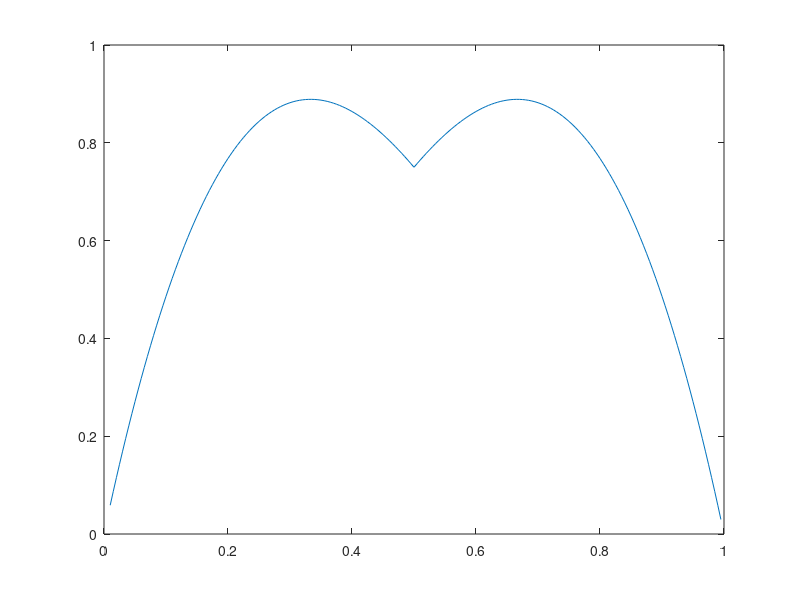

Write the MATLAB code that produced this figure. (Note: this script raises an error after producing the figure.)
%% SINGLE POLE CASE , 1D, INFLUENCE OF THE DAMPING

clc
clear all
clf 

L = 200 ;
K = 1:L-1 ;
M = L-K+1 ;
 
omega = .02 ;
alpha = [0 0.01 0.02 0.03 0.04 0.05 0.06 0.07 0.08 0.09 0.1 0.11 0.12 0.14 0.16] ; linspace(0,.2,11) ;logspace(-3,-1,5) ;
txt = text() ; txt(1) = [] ;
pl = plot(0,0) ; pl(1) = [] ;
minPts = plot(0,0) ; minPts(1) = [] ;
labelPos = round(L/4) ;
for a = 1:length(alpha) ;
    z = 1*exp(1i*omega+alpha(a)) ;
    Err = zeros(length(K),1) ;
    v = z.^(0:L-1).' ;
    Pwr = norm(v)^2/L ;
    CRB = 6/L^3/Pwr ;
    for i = 1:length(K)
        k = K(i) ; m = M(i) ;
        x = conj(v(1:m))/norm(v(1:m))^2 ;
        Jup = [eye(k-1) zeros(k-1,1)] ;
        Jdown = [zeros(k-1,1) eye(k-1)] ;
        y = v(1:k-1)\(Jdown-z*Jup) ; 
        e = conv(x,y) ;
        Err(i) = norm(e)^2 ;
    end
    data = 1./(Err/CRB/2/abs(z)^2) ; data(isinf(data))=NaN ;
    pl(a) = plot(M/L,data) ;
    txt(a) = text(pl(a).XData(labelPos),pl(a).YData(labelPos),[num2str(alpha(a)),'']);
    [~,i] = max(data(1:floor(end/2))) ;
    minPts(a) = plot(M(i)/L,data(i),'.k') ;
    set(gca,'yscale','log')
    grid on
end
set(pl,'color','k','linewidth',1.0)
set(minPts,'markersize',15)
set(txt,'backgroundcolor','w','fontsize',18)
set(gca,'ylim',sort(1./[1 100]))

xlabel '\boldmath$r$'
%ylabel '\boldmath$\eta$'
title ' \boldmath $\mathrm{CRB}_\omega/\mathrm{var}(\omega)$'




%% ANALYTICAL VALUES IN THE CONSERVATIVE CASE

clc
clear all
clf 

L = 100 ;
K = 2:L-1 ;
M = L-K+1 ;

z = exp(0.05i) ;

kk = linspace(min(K),max(K),1000) ;
mm = L-kk+1 ;
E = 2.*min(kk-1,mm)./(kk-1).^2./mm.^2 ;

CRB = 12/L^3 ;

plot(kk/L,E/CRB,'k','linewidth',1) ;
set(gca,'yscale','log')
grid on

Err = zeros(length(K),1) ;
v = z.^(0:L-1).' ;
for i = 1:length(K)
    k = K(i) ; m = M(i) ;
    x = conj(v(1:m))/norm(v(1:m))^2 ;
    Jup = [eye(k-1) zeros(k-1,1)] ;
    Jdown = [zeros(k-1,1) eye(k-1)] ;
    y = zeros(1,k) ;
    y(1) = -z ;
    y(end) = conj(z)^(k-2) ;
    y(2:end-1) = conj(z).^(0:k-3).'*(1-abs(z)^2) ;
    y = y/norm(v(1:k-1))^2 ;
    %y = v(1:k-1)'*(Jdown-z*Jup)/norm(v(1:k-1))^2 ; %(v(2:k+1)'-z*v(1:k)').'/norm(v(1:k-1))^2 ; %(Jup*v(1:k))\(Jdown-z*Jup) ; %
    e = conv(x,y) ;
    Err(i) = norm(e)^2 ;
end

plot(K/L,Err/CRB,'or','markersize',3,'linewidth',1.0)
